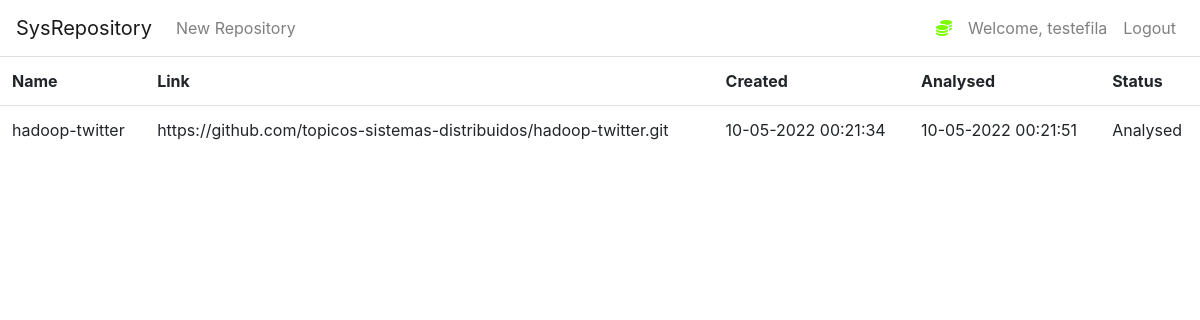
/repository/26/analysed (signed in), run on the app's committed database.
### msr/dao.py (models this page shows, shortened)
class User(db.Model, UserMixin):
    id = db.Column(db.Integer(), primary_key=True)
    username = db.Column(db.String(length=30), nullable=False, unique=True)
    email_address = db.Column(db.String(length=50), nullable=False, unique=True)
    password_hash = db.Column(db.String(length=60), nullable=False)
    repositories = db.relationship('Repository', backref='owned_user', lazy=True)
    @property
    def password(self):
        return self.password

class Repository(db.Model):
    id = db.Column(db.Integer(), primary_key=True)
    name = db.Column(db.String(length=30), nullable=False, unique=False)
    link = db.Column(db.String(length=1024), nullable=False, unique=False)
    creation_date = db.Column(db.DateTime, nullable=False, default=datetime.now)
    analysis_date = db.Column(db.DateTime, nullable=True, default=None)
    analysed = db.Column(db.Integer(), nullable=True, default=0)
    owner = db.Column(db.Integer(), db.ForeignKey('user.id'))

### msr/main.py (the view)
@app.route("/repository/<int:id>/analysed", methods=["GET"])
@login_required
def visualizar_analise_repositorio(id):
    repositorio = repositoriesCollection.query_repository_by_id(id)
    link = repositorio.link
    name = repositorio.name
    creation_date = repositorio.creation_date
    analysis_date = repositorio.analysis_date
    status = repositorio.analysed
    relative_path = 'repositories' + '/' + str(current_user.get_id()) + '/' + name + '.json'
    relative_path_file_name = url_for('static', filename=relative_path)
    return render_template("repository/analisado.html", my_link=link, my_name=name, my_creation_date=creation_date,
                                my_analysis_date=analysis_date, my_status=status,
                                my_relative_path_file_name=relative_path_file_name)

### msr/dao.py (called while the page is built)
@login_manager.user_loader
def load_user(user_id):
    return User.query.get(int(user_id))

    def query_repository_by_id(self, p_id):
        repository = Repository.query.filter_by(id=p_id).first()
        return repository

### msr/main.py (called while the page is built)
@app.context_processor
def utility_processor():
    def status_repositorio(status):
        valor = ''
        try:
            lista_de_status = list()
            lista_de_status = ['Registered', 'Processing', 'Analysed']
            valor = lista_de_status[status]
        except Exception as e:
            print('Erro de status: valor ' + valor + ' - status:  ' + str(status) + ' - ' + str(e))
        return valor
    return dict(status_repositorio=status_repositorio)

### msr/templates/repository/analisado.html (shortened to what this page needs)
{% extends 'base.html' %}
{% block content %}
<table class="table table-hover table">
    <tr>
      <th scope="col">Name</th>
      <th scope="col">Link</th>
      <th scope="col">Created</th>
      <th scope="col">Analysed</th>
      <th scope="col">Status</th>
    </tr>
          <tr role="row">
          <td> {{ my_name }} </td>
          <td >{{ my_link }}</td>
          <td> {{ my_creation_date.strftime('%d-%m-%Y %H:%M:%S') }} </td>
          <td> {{ my_analysis_date.strftime('%d-%m-%Y %H:%M:%S') }} </td>
          <td >{{ status_repositorio(my_status) }} </td>
    </table>
{% endblock %}

### msr/templates/base.html (shortened to what this page needs)
<!doctype html>
<html lang="en">
   <head>
      <link rel="stylesheet" href="https://cdn.jsdelivr.net/npm/bootstrap@4.5.3/dist/css/bootstrap.min.css">
      <link rel="stylesheet" type="text/css" href="{{ url_for('static', filename='jsonview.bundle.css') }}">
   </head>
   <body>
    <nav class="navbar navbar-expand-md navbar-light">
      <a class="navbar-brand" href="{{ url_for('msr_page') }} ">SysRepository</a>
      <div class="collapse navbar-collapse" id="navbarNav">
          {% if current_user.is_authenticated %}
            <ul class="navbar-nav mr-auto">
                <li class="nav-item">
                    <a class="nav-link" href="{{ url_for('repository_page') }}">New Repository</a>
                </li>
            </ul>
            <ul class="navbar-nav">
                <li class="nav-item">
                    <a class="nav-link" style="color: lawngreen; font-weight: bold">
                        <i class="fas fa-coins"></i>
                    </a>
                </li>
                <li class="nav-item">
                    <a class="nav-link">Welcome, {{ current_user.username }}</a>
                </li>
                <li class="nav-item">
                    <a class="nav-link" href="{{ url_for('logout_page') }}">Logout</a>
                </li>
            </ul>
          {% endif %}
      </div>
    </nav>
      {% block content %}
      {% endblock %}
   </body>
</html>

### data on the page
User: username "testefila"
Repository: name "hadoop-twitter", link "https://github.com/topicos-sistemas-distribuidos/hadoop-twitter.git", strftime "10-05-2022 00:21:34", strftime "10-05-2022 00:21:51"

### other printed values
{{ status_repositorio(my_status) }} "Analysed"
